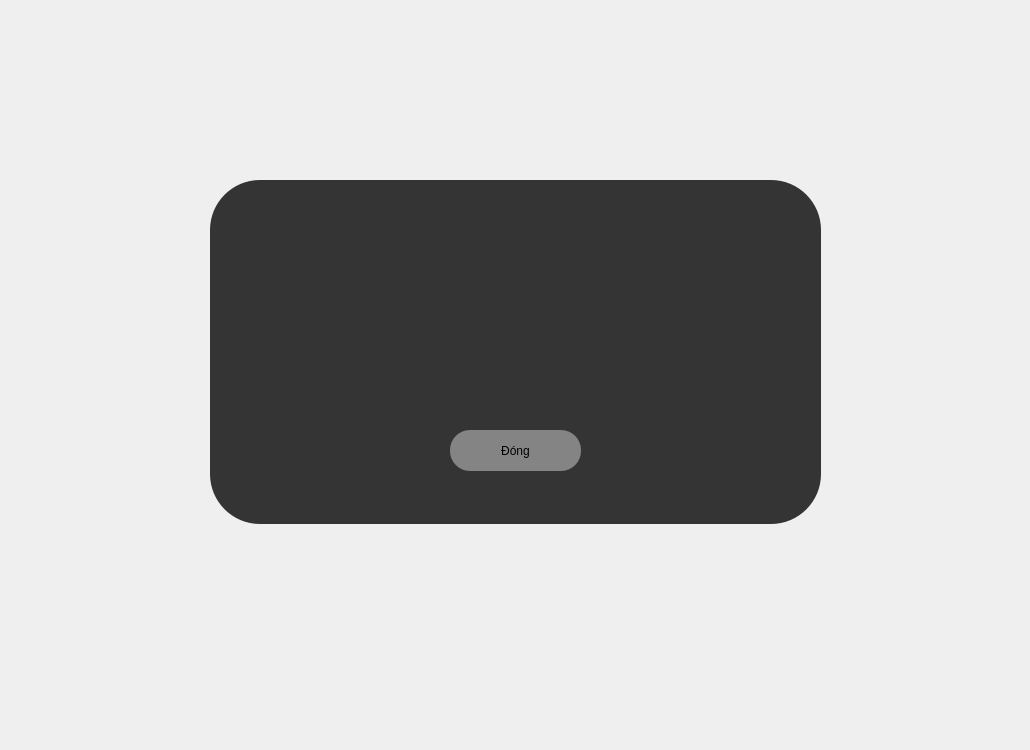
<?xml version="1.0" encoding="UTF-8"?>
<ui version="4.0">
 <class>Form</class>
 <widget class="QWidget" name="Form">
  <property name="geometry">
   <rect>
    <x>0</x>
    <y>0</y>
    <width>1030</width>
    <height>750</height>
   </rect>
  </property>
  <property name="windowTitle">
   <string>Form</string>
  </property>
  <widget class="QWidget" name="widget" native="true">
   <property name="geometry">
    <rect>
     <x>210</x>
     <y>180</y>
     <width>611</width>
     <height>344</height>
    </rect>
   </property>
   <property name="styleSheet">
    <string notr="true"/>
   </property>
   <widget class="QPushButton" name="PBDong">
    <property name="geometry">
     <rect>
      <x>240</x>
      <y>250</y>
      <width>131</width>
      <height>41</height>
     </rect>
    </property>
    <property name="styleSheet">
     <string notr="true">QPushButton{
font: 75 14pt &quot;MS Shell Dlg 2&quot;;
color: rgb(0, 0, 0);
border-radius: 20px;
background-color: rgba(255, 255, 255, 100);
}
QPushButton:hover{
background-color: rgb(255, 0, 0);
}
QPushButton:pressed {
     background-color: rgb(0, 255, 0);
	border: 3px solid rgb(0, 255, 0);
 }</string>
    </property>
    <property name="text">
     <string>Đóng</string>
    </property>
   </widget>
   <widget class="QLabel" name="LLammo">
    <property name="geometry">
     <rect>
      <x>0</x>
      <y>0</y>
      <width>611</width>
      <height>344</height>
     </rect>
    </property>
    <property name="styleSheet">
     <string notr="true">border-radius: 50px;
background-color: rgba(0, 0, 0, 200);</string>
    </property>
    <property name="text">
     <string/>
    </property>
   </widget>
   <widget class="QTextBrowser" name="TBThongbao">
    <property name="geometry">
     <rect>
      <x>60</x>
      <y>70</y>
      <width>501</width>
      <height>151</height>
     </rect>
    </property>
    <property name="styleSheet">
     <string notr="true">background-color: rgba(0, 0, 0, 0);
color: rgb(255, 0, 0);
border: none;
font: 75 28pt &quot;MS Shell Dlg 2&quot;;</string>
    </property>
   </widget>
   <zorder>LLammo</zorder>
   <zorder>PBDong</zorder>
   <zorder>TBThongbao</zorder>
  </widget>
 </widget>
 <resources/>
 <connections/>
</ui>
